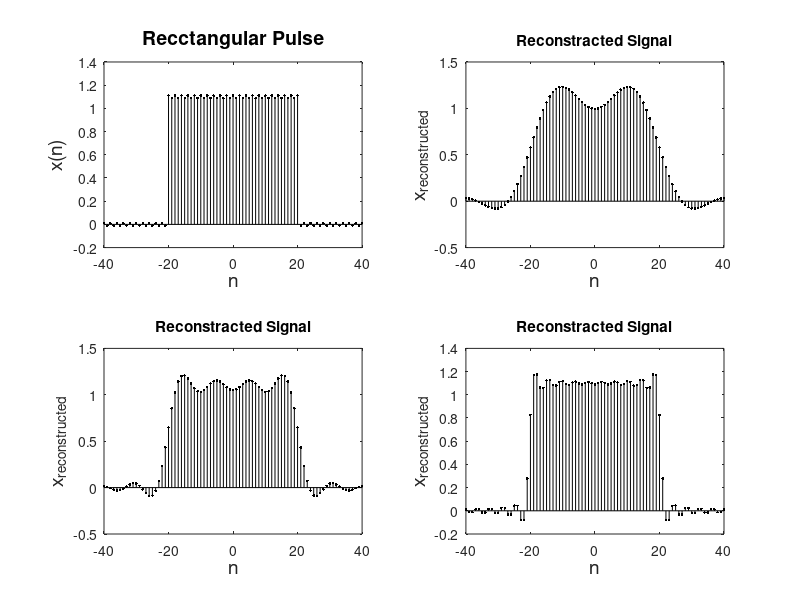

MATLAB code to generate this figure:
clc; clear; close;
format compact;

% Variables
n = -40 : 40;
RectangularPulse = zeros(1, length(n));
RectangularPulse(abs(n) <= 20) = 1.1;

M = 101;
wg = [pi pi/10 pi/5 pi/2];
wNum = [1 10 5 2];
for j = 1 : 4
    w = linspace(-wg(j), wg(j), M);
    dw = w(2) - w(1);
    X = zeros(1,M);
    for j1 = 1 : M
        for j2 = 1 : length(RectangularPulse)
            X(j1) = X(j1) + RectangularPulse(j2) * exp(-1i * w(j1) * n(j2));
        end
    end
    nRecon = -40 : 40;
    xRecon = zeros(1,length(nRecon));
    for j1 = 1 : M
        for j2 = 1 : length(xRecon)
            xRecon(j2) = xRecon(j2) + 1 / (2 * pi) * X(j1) * exp(1i * w(j1) * nRecon(j2)) * dw;
        end
    end
    subplot(2, 2, j)
    stem(nRecon, xRecon, '.k')
    xlabel('n', 'fontsize', 14);
    if j == 1
        ylabel('x(n)', 'fontsize', 14);
        title('Recctangular Pulse', 'fontsize', 14);
    else
        ylabel('x_{reconstructed}', 'fontsize', 14);
      title("Reconstracted Signal")
    end
end